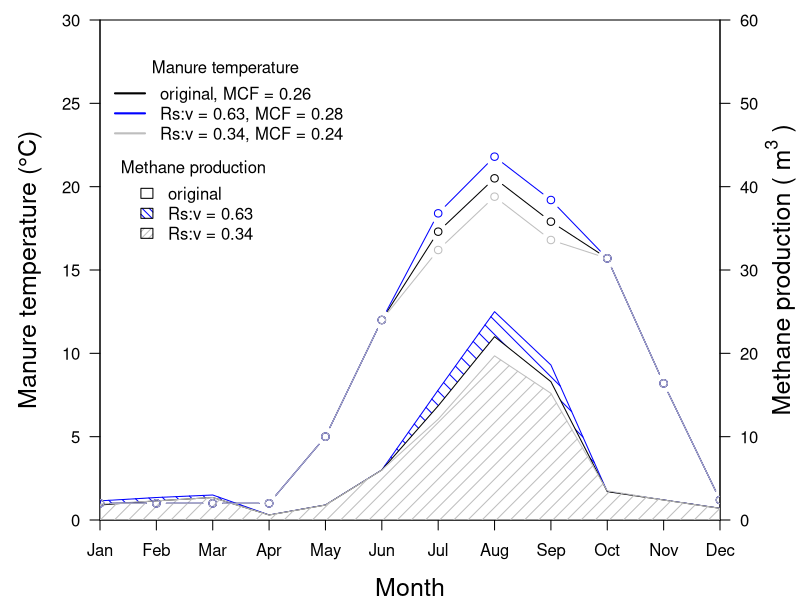

Reproduce this figure in R.
#To create a figure to demonstrate the influence of temperature on MCF
#The data is from the sheet:MCF sheet_Fig 4A. 
#The manure temperature increase for 3 months. 
Tm<-c(1.0,1.0,1.0,1.0,5.0,12.0,17.3,20.5,17.9,15.7,8.2,1.2)
Tm.H<-c(1.0,1.0,1.0,1.0,5.0,12.0,18.4,21.8,19.2,15.7,8.2,1.2)
Tm.L<-c(1.0,1.0,1.0,1.0,5.0,12.0,16.2,19.4,16.8,15.7,8.2,1.2)
CH4  <-c(1.8,2.3,2.7,0.6,1.8,6,13.7,22.0,16.6,3.4,2.4,1.4)/2
CH4.H<-c(2.3,2.7,3,0.6,1.8,6,15.6,25.0,18.6,3.4,2.4,1.4)/2
CH4.L  <-c(1.9,2.3,2.7,0.6,1.8,6.0,12.1,19.7,15.2,3.5,2.4,1.4)/2
#Output 800 x 600
par(mar=c(4,5,1,4))
plot(0,type="n",xlim=c(1,12),ylim=c(0,30),
     xlab="Month",ylab="Manure temperature (°C)"
     ,las=1,xaxt="n",xaxs="i",yaxs="i"
     ,cex.lab=1.5)
axis(1,at=c(1:12),labels=month.abb)
axis(4,at=seq(0,30,5),labels=seq(0,60,10),
     las=1)
mtext(expression("Methane production ("~m^3~")"),
      side=4,line=3,cex=1.5)
polygon(c(c(1:12),c(12:1)),c(CH4.H,rep(0,12))
        ,col="blue"
        ,density=10,angle=135)
polygon(c(c(1:12),c(12:1)),c(CH4,rep(0,12))
        ,col="white")
polygon(c(c(1:12),c(12:1)),c(CH4.L,rep(0,12))
        ,col="grey"
        ,density=10,aggle=45)
lines(c(1:12),Tm,type="b")
lines(c(1:12),Tm.H,type="b",col="blue")
lines(c(1:12),Tm.L,type="b",col="grey")
legend(1,28,c("original, MCF = 0.26",
              "Rs:v = 0.63, MCF = 0.28",
              "Rs:v = 0.34, MCF = 0.24")
       ,col=c("black","blue","grey"),lty=c(1,1,1),lwd=2
       ,bty="n",title="Manure temperature")
legend(1.3,22,c("original","Rs:v = 0.63","Rs:v = 0.34")
       ,fill=c("white","blue","grey")
       ,density=c(100,20,20),angle=c(0,135,45)
       ,bty="n",title="Methane production")
#text(1.3,30,"(a)",pos=1,cex=1.5)

# text(8.2,23,"MCF = 0.24")
# text(8.2,17,"MCF = 0.23")
# text(8.2,14,"MCF = 0.19")
#arrows(8,22.5,8,20.5,length=0.03, angle=90)


